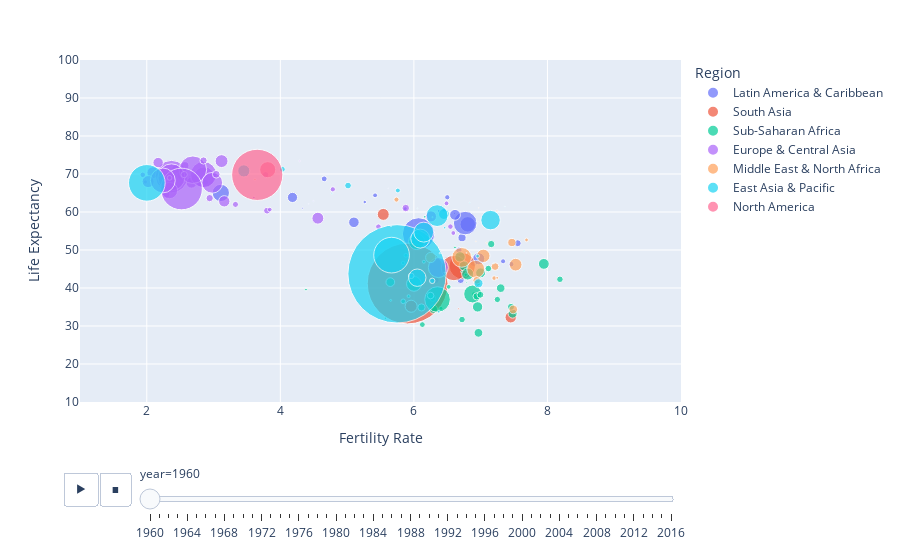

Notebook code cell kept with this figure:
### Code cell
fig.show()

### Figure 1 — Plotly figure (JSON) as saved in the notebook; plotly's stock layout.template omitted (floating-point values rounded to 4 significant figures)
{"data": [{"hovertemplate": "<b>%{hovertext}</b><br><br>Region=Latin America & Caribbean<br>year=1960<br>Fertility Rate=%{x}<br>Life Expectancy=%{y}<br>populations=%{marker.size}<extra></extra>", "hovertext": ["Aruba", "Argentina", "Antigua and Barbuda", "Bahamas, The", "Belize", "Bolivia", "Brazil", "Barbados", "Chile", "Colombia", "Costa Rica", "Cuba", "Dominican Republic", "Ecuador", "Grenada", "Guatemala", "Guyana", "Honduras", "Haiti", "Jamaica", "St. Lucia", "Mexico", "Nicaragua", "Panama", "Peru", "Puerto Rico", "Paraguay", "El Salvador", "Suriname", "Trinidad and Tobago", "Uruguay", "St. Vincent and the Grenadines", "Venezuela, RB", "Virgin Islands (U.S.)"], "ids": ["Aruba", "Argentina", "Antigua and Barbuda", "Bahamas, The", "Belize", "Bolivia", "Brazil", "Barbados", "Chile", "Colombia", "Costa Rica", "Cuba", "Dominican Republic", "Ecuador", "Grenada", "Guatemala", "Guyana", "Honduras", "Haiti", "Jamaica", "St. Lucia", "Mexico", "Nicaragua", "Panama", "Peru", "Puerto Rico", "Paraguay", "El Salvador", "Suriname", "Trinidad and Tobago", "Uruguay", "St. Vincent and the Grenadines", "Venezuela, RB", "Virgin Islands (U.S.)"], "legendgroup": "Latin America & Caribbean", "marker": {"color": "#636efa", "size": [54211, 20619075, 55339, 109528, 92064, 3693449, 72207554, 230939, 7716625, 16480383, 1333040, 7141135, 3294042, 4545550, 89869, 4210747, 571819, 2038637, 3866159, 1628252, 89897, 38174112, 1774699, 1132921, 10061515, 2358000, 1902875, 2762899, 289966, 848479, 2538651, 80949, 8146847, 32500], "sizemode": "area", "sizeref": 137900.0, "symbol": "circle"}, "mode": "markers", "name": "Latin America & Caribbean", "orientation": "v", "showlegend": true, "type": "scatter", "x": [4.82, 3.109, 4.425, 4.495, 6.5, 6.7, 6.07, 4.333, 5.102, 6.807, 6.451, 4.182, 7.555, 6.721, 6.743, 6.896, 6.372, 7.458, 6.324, 5.419, 6.967, 6.768, 7.336, 5.87, 6.971, 4.657, 6.5, 6.674, 6.608, 5.264, 2.88, 7.224, 6.616, 5.615], "xaxis": "x", "y": [65.66, 65.02, 62.12, 62.88, 59.98, 42.14, 54.24, 61.0, 57.28, 56.75, 60.56, 63.83, 51.79, 53.24, 60.07, 46.7, 60.26, 46.27, 42.11, 64.39, 57.33, 57.08, 47.03, 60.86, 47.69, 68.72, 63.88, 49.97, 59.66, 62.62, 67.78, 58.03, 59.25, 66.22], "yaxis": "y"}, {"hovertemplate": "<b>%{hovertext}</b><br><br>Region=South Asia<br>year=1960<br>Fertility Rate=%{x}<br>Life Expectancy=%{y}<br>populations=%{marker.size}<extra></extra>", "hovertext": ["Afghanistan", "Bangladesh", "Bhutan", "India", "Sri Lanka", "Maldives", "Nepal", "Pakistan"], "ids": ["Afghanistan", "Bangladesh", "Bhutan", "India", "Sri Lanka", "Maldives", "Nepal", "Pakistan"], "legendgroup": "South Asia", "marker": {"color": "#EF553B", "size": [8996351, 48199747, 223288, 449480608, 9874481, 89887, 10063011, 44908293], "sizemode": "area", "sizeref": 137900.0, "symbol": "circle"}, "mode": "markers", "name": "South Asia", "orientation": "v", "showlegend": true, "type": "scatter", "x": [7.45, 6.725, 6.67, 5.906, 5.541, 7.021, 5.959, 6.6], "xaxis": "x", "y": [32.29, 45.83, 34.53, 41.17, 59.37, 37.4, 35.2, 45.27], "yaxis": "y"}, {"hovertemplate": "<b>%{hovertext}</b><br><br>Region=Sub-Saharan Africa<br>year=1960<br>Fertility Rate=%{x}<br>Life Expectancy=%{y}<br>populations=%{marker.size}<extra></extra>", "hovertext": ["Angola", "Burundi", "Benin", "Burkina Faso", "Botswana", "Central African Republic", "Cameroon", "Congo, Dem. Rep.", "Congo, Rep.", "Comoros", "Cabo Verde", "Eritrea", "Ethiopia", "Gabon", "Ghana", "Guinea", "Gambia, The", "Guinea-Bissau", "Equatorial Guinea", "Kenya", "Liberia", "Lesotho", "Madagascar", "Mali", "Mozambique", "Mauritania", "Mauritius", "Malawi", "Namibia", "Niger", "Nigeria", "Rwanda", "Sudan", "Senegal", "Sierra Leone", "Somalia", "South Sudan", "Swaziland", "Chad", "Togo", "Tanzania", "Uganda", "South Africa", "Zambia", "Zimbabwe"], "ids": ["Angola", "Burundi", "Benin", "Burkina Faso", "Botswana", "Central African Republic", "Cameroon", "Congo, Dem. Rep.", "Congo, Rep.", "Comoros", "Cabo Verde", "Eritrea", "Ethiopia", "Gabon", "Ghana", "Guinea", "Gambia, The", "Guinea-Bissau", "Equatorial Guinea", "Kenya", "Liberia", "Lesotho", "Madagascar", "Mali", "Mozambique", "Mauritania", "Mauritius", "Malawi", "Namibia", "Niger", "Nigeria", "Rwanda", "Sudan", "Senegal", "Sierra Leone", "Somalia", "South Sudan", "Swaziland", "Chad", "Togo", "Tanzania", "Uganda", "South Africa", "Zambia", "Zimbabwe"], "legendgroup": "Sub-Saharan Africa", "marker": {"color": "#00cc96", "size": [5643182, 2786106, 2431622, 4829288, 524552, 1503508, 5176268, 15248251, 1037220, 191121, 202310, 1397491, 22151278, 499184, 6652287, 3577409, 367928, 616409, 255323, 8105440, 1120313, 851591, 5099373, 5263733, 7388695, 858168, 659351, 3618595, 602544, 3388764, 45137812, 2933428, 7544491, 3206749, 2297110, 2755947, 2955152, 349174, 3001593, 1580513, 10074507, 6788214, 17456855, 3044846, 3747369], "sizemode": "area", "sizeref": 137900.0, "symbol": "circle"}, "mode": "markers", "name": "Sub-Saharan Africa", "orientation": "v", "showlegend": true, "type": "scatter", "x": [7.478, 6.953, 6.282, 6.291, 6.615, 5.84, 5.647, 6.001, 5.88, 6.792, 6.885, 6.899, 6.88, 4.384, 6.749, 6.114, 5.573, 5.921, 5.653, 7.946, 6.406, 5.839, 7.3, 6.967, 6.954, 6.775, 6.167, 6.94, 6.149, 7.454, 6.354, 8.187, 6.691, 6.996, 6.127, 7.25, 6.721, 6.717, 6.25, 6.521, 6.806, 6.999, 6.041, 7.115, 7.158], "xaxis": "x", "y": [33.25, 41.28, 37.27, 34.43, 50.66, 36.49, 41.55, 41.1, 48.6, 41.45, 48.93, 38.42, 38.42, 39.59, 45.84, 34.89, 32.03, 37.85, 36.74, 46.35, 34.67, 46.6, 39.96, 28.2, 35.03, 43.49, 58.75, 37.8, 46.91, 35.05, 36.98, 42.29, 48.19, 38.22, 30.37, 36.98, 31.7, 44.28, 38.02, 40.3, 43.69, 43.99, 52.22, 45.12, 51.56], "yaxis": "y"}, {"hovertemplate": "<b>%{hovertext}</b><br><br>Region=Europe & Central Asia<br>year=1960<br>Fertility Rate=%{x}<br>Life Expectancy=%{y}<br>populations=%{marker.size}<extra></extra>", "hovertext": ["Albania", "Armenia", "Austria", "Azerbaijan", "Belgium", "Bulgaria", "Bosnia and Herzegovina", "Belarus", "Switzerland", "Channel Islands", "Cyprus", "Czech Republic", "Germany", "Denmark", "Spain", "Estonia", "Finland", "France", "United Kingdom", "Georgia", "Greece", "Croatia", "Hungary", "Ireland", "Iceland", "Italy", "Kazakhstan", "Kyrgyz Republic", "Lithuania", "Luxembourg", "Latvia", "Moldova", "Macedonia, FYR", "Montenegro", "Netherlands", "Norway", "Poland", "Portugal", "Romania", "Russian Federation", "Slovak Republic", "Slovenia", "Sweden", "Tajikistan", "Turkmenistan", "Turkey", "Ukraine", "Uzbekistan"], "ids": ["Albania", "Armenia", "Austria", "Azerbaijan", "Belgium", "Bulgaria", "Bosnia and Herzegovina", "Belarus", "Switzerland", "Channel Islands", "Cyprus", "Czech Republic", "Germany", "Denmark", "Spain", "Estonia", "Finland", "France", "United Kingdom", "Georgia", "Greece", "Croatia", "Hungary", "Ireland", "Iceland", "Italy", "Kazakhstan", "Kyrgyz Republic", "Lithuania", "Luxembourg", "Latvia", "Moldova", "Macedonia, FYR", "Montenegro", "Netherlands", "Norway", "Poland", "Portugal", "Romania", "Russian Federation", "Slovak Republic", "Slovenia", "Sweden", "Tajikistan", "Turkmenistan", "Turkey", "Ukraine", "Uzbekistan"], "legendgroup": "Europe & Central Asia", "marker": {"color": "#ab63fa", "size": [1608800, 1874120, 7047539, 3895396, 9153489, 7867374, 3225668, 8198000, 5327827, 109420, 572930, 9602006, 72814900, 4579603, 30455000, 1211537, 4429634, 46814237, 52400000, 3645600, 8331725, 4140000, 9983967, 2828600, 175574, 50199700, 9714260, 2172300, 2778550, 313970, 2120979, 2544000, 1488667, 480579, 11486631, 3581239, 29637450, 8857716, 18406905, 119897000, 4068095, 1584720, 7484656, 2087038, 1603258, 27472331, 42662149, 8549493], "sizemode": "area", "sizeref": 137900.0, "symbol": "circle"}, "mode": "markers", "name": "Europe & Central Asia", "orientation": "v", "showlegend": true, "type": "scatter", "x": [6.489, 4.786, 2.69, 5.878, 2.54, 2.31, 3.801, 2.67, 2.44, 2.421, 3.5, 2.09, 2.37, 2.57, 2.86, 1.98, 2.72, 2.85, 2.69, 2.942, 2.23, 2.288, 2.02, 3.78, 4.29, 2.37, 4.562, 5.469, 2.56, 2.29, 1.94, 3.328, 3.842, 3.603, 3.12, 2.85, 2.98, 3.16, 2.34, 2.52, 3.04, 2.341, 2.17, 6.547, 6.59, 6.366, 2.24, 6.255], "xaxis": "x", "y": [62.28, 65.97, 68.59, 61.03, 69.7, 69.25, 60.35, 67.71, 71.31, 70.74, 69.62, 70.35, 69.31, 72.18, 69.11, 67.9, 68.82, 69.87, 71.13, 63.65, 68.16, 64.61, 68.0, 69.8, 73.42, 69.12, 58.37, 56.13, 69.85, 68.45, 69.79, 61.99, 60.63, 63.82, 73.39, 73.55, 67.68, 62.81, 65.64, 66.06, 69.92, 68.98, 73.01, 56.15, 54.47, 45.37, 68.3, 58.84], "yaxis": "y"}, {"hovertemplate": "<b>%{hovertext}</b><br><br>Region=Middle East & North Africa<br>year=1960<br>Fertility Rate=%{x}<br>Life Expectancy=%{y}<br>populations=%{marker.size}<extra></extra>", "hovertext": ["United Arab Emirates", "Bahrain", "Djibouti", "Algeria", "Egypt, Arab Rep.", "Iran, Islamic Rep.", "Iraq", "Jordan", "Kuwait", "Lebanon", "Libya", "Morocco", "Malta", "Oman", "Qatar", "Saudi Arabia", "Syrian Arab Republic", "Tunisia", "Yemen, Rep."], "ids": ["United Arab Emirates", "Bahrain", "Djibouti", "Algeria", "Egypt, Arab Rep.", "Iran, Islamic Rep.", "Iraq", "Jordan", "Kuwait", "Lebanon", "Libya", "Morocco", "Malta", "Oman", "Qatar", "Saudi Arabia", "Syrian Arab Republic", "Tunisia", "Yemen, Rep."], "legendgroup": "Middle East & North Africa", "marker": {"color": "#FFA15A", "size": [92634, 162427, 83636, 11124888, 26996533, 21906903, 7289761, 932257, 269618, 1804926, 1448417, 12328532, 326550, 551740, 47384, 4086539, 4573512, 4176266, 5172135], "sizemode": "area", "sizeref": 137900.0, "symbol": "circle"}, "mode": "markers", "name": "Middle East & North Africa", "orientation": "v", "showlegend": true, "type": "scatter", "x": [6.929, 7.087, 6.461, 7.524, 6.716, 6.927, 6.252, 7.687, 7.244, 5.739, 7.202, 7.04, 3.62, 7.247, 6.971, 7.216, 7.467, 6.942, 7.488], "xaxis": "x", "y": [52.27, 51.87, 44.04, 46.14, 48.06, 44.95, 48.02, 52.65, 60.28, 63.27, 42.61, 48.46, 68.6, 42.67, 61.09, 45.64, 51.97, 42.02, 34.36], "yaxis": "y"}, {"hovertemplate": "<b>%{hovertext}</b><br><br>Region=East Asia & Pacific<br>year=1960<br>Fertility Rate=%{x}<br>Life Expectancy=%{y}<br>populations=%{marker.size}<extra></extra>", "hovertext": ["Australia", "Brunei Darussalam", "China", "Fiji", "Micronesia, Fed. Sts.", "Guam", "Hong Kong SAR, China", "Indonesia", "Japan", "Cambodia", "Kiribati", "Korea, Rep.", "Lao PDR", "Macao SAR, China", "Myanmar", "Mongolia", "Malaysia", "New Caledonia", "New Zealand", "Philippines", "Papua New Guinea", "French Polynesia", "Singapore", "Solomon Islands", "Thailand", "Timor-Leste", "Tonga", "Vietnam", "Vanuatu", "Samoa"], "ids": ["Australia", "Brunei Darussalam", "China", "Fiji", "Micronesia, Fed. Sts.", "Guam", "Hong Kong SAR, China", "Indonesia", "Japan", "Cambodia", "Kiribati", "Korea, Rep.", "Lao PDR", "Macao SAR, China", "Myanmar", "Mongolia", "Malaysia", "New Caledonia", "New Zealand", "Philippines", "Papua New Guinea", "French Polynesia", "Singapore", "Solomon Islands", "Thailand", "Timor-Leste", "Tonga", "Vietnam", "Vanuatu", "Samoa"], "legendgroup": "East Asia & Pacific", "marker": {"color": "#19d3f3", "size": [10276477, 81745, 667070000, 393386, 44537, 66742, 3075605, 87792515, 92500572, 5722370, 41233, 25012374, 2120896, 167796, 20986123, 955505, 8157106, 79000, 2371800, 26273025, 2010677, 78076, 1646400, 117866, 27397175, 499950, 61601, 32670629, 63699, 108646], "sizemode": "area", "sizeref": 137900.0, "symbol": "circle"}, "mode": "markers", "name": "East Asia & Pacific", "orientation": "v", "showlegend": true, "type": "scatter", "x": [3.453, 6.836, 5.748, 6.461, 6.934, 6.052, 5.014, 5.666, 2.001, 6.967, 6.788, 6.095, 5.961, 4.772, 6.051, 6.953, 6.45, 6.278, 4.03, 7.148, 6.275, 5.658, 5.76, 6.388, 6.147, 6.373, 7.363, 6.348, 7.197, 7.651], "xaxis": "x", "y": [70.82, 62.47, 43.73, 55.86, 57.58, 60.97, 66.96, 48.65, 67.67, 41.24, 49.24, 53.0, 43.2, 64.83, 42.71, 48.39, 59.47, 58.64, 71.24, 57.87, 41.89, 56.28, 65.66, 49.17, 54.7, 33.73, 61.4, 59.04, 46.44, 49.75], "yaxis": "y"}, {"hovertemplate": "<b>%{hovertext}</b><br><br>Region=North America<br>year=1960<br>Fertility Rate=%{x}<br>Life Expectancy=%{y}<br>populations=%{marker.size}<extra></extra>", "hovertext": ["Canada", "United States"], "ids": ["Canada", "United States"], "legendgroup": "North America", "marker": {"color": "#FF6692", "size": [17909009, 180671000], "sizemode": "area", "sizeref": 137900.0, "symbol": "circle"}, "mode": "markers", "name": "North America", "orientation": "v", "showlegend": true, "type": "scatter", "x": [3.811, 3.654], "xaxis": "x", "y": [71.13, 69.77], "yaxis": "y"}], "layout": {"legend": {"itemsizing": "constant", "title": {"text": "Region"}, "tracegroupgap": 0}, "margin": {"t": 60}, "sliders": [{"active": 0, "currentvalue": {"prefix": "year="}, "len": 0.9, "pad": {"b": 10, "t": 60}, "steps": [{"args": [["1960"], {"frame": {"duration": 0, "redraw": false}, "fromcurrent": true, "mode": "immediate", "transition": {"duration": 0, "easing": "linear"}}], "label": "1960", "method": "animate"}, {"args": [["1961"], {"frame": {"duration": 0, "redraw": false}, "fromcurrent": true, "mode": "immediate", "transition": {"duration": 0, "easing": "linear"}}], "label": "1961", "method": "animate"}, {"args": [["1962"], {"frame": {"duration": 0, "redraw": false}, "fromcurrent": true, "mode": "immediate", "transition": {"duration": 0, "easing": "linear"}}], "label": "1962", "method": "animate"}, {"args": [["1963"], {"frame": {"duration": 0, "redraw": false}, "fromcurrent": true, "mode": "immediate", "transition": {"duration": 0, "easing": "linear"}}], "label": "1963", "method": "animate"}, {"args": [["1964"], {"frame": {"duration": 0, "redraw": false}, "fromcurrent": true, "mode": "immediate", "transition": {"duration": 0, "easing": "linear"}}], "label": "1964", "method": "animate"}, {"args": [["1965"], {"frame": {"duration": 0, "redraw": false}, "fromcurrent": true, "mode": "immediate", "transition": {"duration": 0, "easing": "linear"}}], "label": "1965", "method": "animate"}, {"args": [["1966"], {"frame": {"duration": 0, "redraw": false}, "fromcurrent": true, "mode": "immediate", "transition": {"duration": 0, "easing": "linear"}}], "label": "1966", "method": "animate"}, {"args": [["1967"], {"frame": {"duration": 0, "redraw": false}, "fromcurrent": true, "mode": "immediate", "transition": {"duration": 0, "easing": "linear"}}], "label": "1967", "method": "animate"}, {"args": [["1968"], {"frame": {"duration": 0, "redraw": false}, "fromcurrent": true, "mode": "immediate", "transition": {"duration": 0, "easing": "linear"}}], "label": "1968", "method": "animate"}, {"args": [["1969"], {"frame": {"duration": 0, "redraw": false}, "fromcurrent": true, "mode": "immediate", "transition": {"duration": 0, "easing": "linear"}}], "label": "1969", "method": "animate"}, {"args": [["1970"], {"frame": {"duration": 0, "redraw": false}, "fromcurrent": true, "mode": "immediate", "transition": {"duration": 0, "easing": "linear"}}], "label": "1970", "method": "animate"}, {"args": [["1971"], {"frame": {"duration": 0, "redraw": false}, "fromcurrent": true, "mode": "immediate", "transition": {"duration": 0, "easing": "linear"}}], "label": "1971", "method": "animate"}, {"args": [["1972"], {"frame": {"duration": 0, "redraw": false}, "fromcurrent": true, "mode": "immediate", "transition": {"duration": 0, "easing": "linear"}}], "label": "1972", "method": "animate"}, {"args": [["1973"], {"frame": {"duration": 0, "redraw": false}, "fromcurrent": true, "mode": "immediate", "transition": {"duration": 0, "easing": "linear"}}], "label": "1973", "method": "animate"}, {"args": [["1974"], {"frame": {"duration": 0, "redraw": false}, "fromcurrent": true, "mode": "immediate", "transition": {"duration": 0, "easing": "linear"}}], "label": "1974", "method": "animate"}, {"args": [["1975"], {"frame": {"duration": 0, "redraw": false}, "fromcurrent": true, "mode": "immediate", "transition": {"duration": 0, "easing": "linear"}}], "label": "1975", "method": "animate"}, {"args": [["1976"], {"frame": {"duration": 0, "redraw": false}, "fromcurrent": true, "mode": "immediate", "transition": {"duration": 0, "easing": "linear"}}], "label": "1976", "method": "animate"}, {"args": [["1977"], {"frame": {"duration": 0, "redraw": false}, "fromcurrent": true, "mode": "immediate", "transition": {"duration": 0, "easing": "linear"}}], "label": "1977", "method": "animate"}, {"args": [["1978"], {"frame": {"duration": 0, "redraw": false}, "fromcurrent": true, "mode": "immediate", "transition": {"duration": 0, "easing": "linear"}}], "label": "1978", "method": "animate"}, {"args": [["1979"], {"frame": {"duration": 0, "redraw": false}, "fromcurrent": true, "mode": "immediate", "transition": {"duration": 0, "easing": "linear"}}], "label": "1979", "method": "animate"}, {"args": [["1980"], {"frame": {"duration": 0, "redraw": false}, "fromcurrent": true, "mode": "immediate", "transition": {"duration": 0, "easing": "linear"}}], "label": "1980", "method": "animate"}, {"args": [["1981"], {"frame": {"duration": 0, "redraw": false}, "fromcurrent": true, "mode": "immediate", "transition": {"duration": 0, "easing": "linear"}}], "label": "1981", "method": "animate"}, {"args": [["1982"], {"frame": {"duration": 0, "redraw": false}, "fromcurrent": true, "mode": "immediate", "transition": {"duration": 0, "easing": "linear"}}], "label": "1982", "method": "animate"}, {"args": [["1983"], {"frame": {"duration": 0, "redraw": false}, "fromcurrent": true, "mode": "immediate", "transition": {"duration": 0, "easing": "linear"}}], "label": "1983", "method": "animate"}, {"args": [["1984"], {"frame": {"duration": 0, "redraw": false}, "fromcurrent": true, "mode": "immediate", "transition": {"duration": 0, "easing": "linear"}}], "label": "1984", "method": "animate"}, {"args": [["1985"], {"frame": {"duration": 0, "redraw": false}, "fromcurrent": true, "mode": "immediate", "transition": {"duration": 0, "easing": "linear"}}], "label": "1985", "method": "animate"}, {"args": [["1986"], {"frame": {"duration": 0, "redraw": false}, "fromcurrent": true, "mode": "immediate", "transition": {"duration": 0, "easing": "linear"}}], "label": "1986", "method": "animate"}, {"args": [["1987"], {"frame": {"duration": 0, "redraw": false}, "fromcurrent": true, "mode": "immediate", "transition": {"duration": 0, "easing": "linear"}}], "label": "1987", "method": "animate"}, {"args": [["1988"], {"frame": {"duration": 0, "redraw": false}, "fromcurrent": true, "mode": "immediate", "transition": {"duration": 0, "easing": "linear"}}], "label": "1988", "method": "animate"}, {"args": [["1989"], {"frame": {"duration": 0, "redraw": false}, "fromcurrent": true, "mode": "immediate", "transition": {"duration": 0, "easing": "linear"}}], "label": "1989", "method": "animate"}, {"args": [["1990"], {"frame": {"duration": 0, "redraw": false}, "fromcurrent": true, "mode": "immediate", "transition": {"duration": 0, "easing": "linear"}}], "label": "1990", "method": "animate"}, {"args": [["1991"], {"frame": {"duration": 0, "redraw": false}, "fromcurrent": true, "mode": "immediate", "transition": {"duration": 0, "easing": "linear"}}], "label": "1991", "method": "animate"}, {"args": [["1992"], {"frame": {"duration": 0, "redraw": false}, "fromcurrent": true, "mode": "immediate", "transition": {"duration": 0, "easing": "linear"}}], "label": "1992", "method": "animate"}, {"args": [["1993"], {"frame": {"duration": 0, "redraw": false}, "fromcurrent": true, "mode": "immediate", "transition": {"duration": 0, "easing": "linear"}}], "label": "1993", "method": "animate"}, {"args": [["1994"], {"frame": {"duration": 0, "redraw": false}, "fromcurrent": true, "mode": "immediate", "transition": {"duration": 0, "easing": "linear"}}], "label": "1994", "method": "animate"}, {"args": [["1995"], {"frame": {"duration": 0, "redraw": false}, "fromcurrent": true, "mode": "immediate", "transition": {"duration": 0, "easing": "linear"}}], "label": "1995", "method": "animate"}, {"args": [["1996"], {"frame": {"duration": 0, "redraw": false}, "fromcurrent": true, "mode": "immediate", "transition": {"duration": 0, "easing": "linear"}}], "label": "1996", "method": "animate"}, {"args": [["1997"], {"frame": {"duration": 0, "redraw": false}, "fromcurrent": true, "mode": "immediate", "transition": {"duration": 0, "easing": "linear"}}], "label": "1997", "method": "animate"}, {"args": [["1998"], {"frame": {"duration": 0, "redraw": false}, "fromcurrent": true, "mode": "immediate", "transition": {"duration": 0, "easing": "linear"}}], "label": "1998", "method": "animate"}, {"args": [["1999"], {"frame": {"duration": 0, "redraw": false}, "fromcurrent": true, "mode": "immediate", "transition": {"duration": 0, "easing": "linear"}}], "label": "1999", "method": "animate"}, {"args": [["2000"], {"frame": {"duration": 0, "redraw": false}, "fromcurrent": true, "mode": "immediate", "transition": {"duration": 0, "easing": "linear"}}], "label": "2000", "method": "animate"}, {"args": [["2001"], {"frame": {"duration": 0, "redraw": false}, "fromcurrent": true, "mode": "immediate", "transition": {"duration": 0, "easing": "linear"}}], "label": "2001", "method": "animate"}, {"args": [["2002"], {"frame": {"duration": 0, "redraw": false}, "fromcurrent": true, "mode": "immediate", "transition": {"duration": 0, "easing": "linear"}}], "label": "2002", "method": "animate"}, {"args": [["2003"], {"frame": {"duration": 0, "redraw": false}, "fromcurrent": true, "mode": "immediate", "transition": {"duration": 0, "easing": "linear"}}], "label": "2003", "method": "animate"}, {"args": [["2004"], {"frame": {"duration": 0, "redraw": false}, "fromcurrent": true, "mode": "immediate", "transition": {"duration": 0, "easing": "linear"}}], "label": "2004", "method": "animate"}, {"args": [["2005"], {"frame": {"duration": 0, "redraw": false}, "fromcurrent": true, "mode": "immediate", "transition": {"duration": 0, "easing": "linear"}}], "label": "2005", "method": "animate"}, {"args": [["2006"], {"frame": {"duration": 0, "redraw": false}, "fromcurrent": true, "mode": "immediate", "transition": {"duration": 0, "easing": "linear"}}], "label": "2006", "method": "animate"}, {"args": [["2007"], {"frame": {"duration": 0, "redraw": false}, "fromcurrent": true, "mode": "immediate", "transition": {"duration": 0, "easing": "linear"}}], "label": "2007", "method": "animate"}, {"args": [["2008"], {"frame": {"duration": 0, "redraw": false}, "fromcurrent": true, "mode": "immediate", "transition": {"duration": 0, "easing": "linear"}}], "label": "2008", "method": "animate"}, {"args": [["2009"], {"frame": {"duration": 0, "redraw": false}, "fromcurrent": true, "mode": "immediate", "transition": {"duration": 0, "easing": "linear"}}], "label": "2009", "method": "animate"}, {"args": [["2010"], {"frame": {"duration": 0, "redraw": false}, "fromcurrent": true, "mode": "immediate", "transition": {"duration": 0, "easing": "linear"}}], "label": "2010", "method": "animate"}, {"args": [["2011"], {"frame": {"duration": 0, "redraw": false}, "fromcurrent": true, "mode": "immediate", "transition": {"duration": 0, "easing": "linear"}}], "label": "2011", "method": "animate"}, {"args": [["2012"], {"frame": {"duration": 0, "redraw": false}, "fromcurrent": true, "mode": "immediate", "transition": {"duration": 0, "easing": "linear"}}], "label": "2012", "method": "animate"}, {"args": [["2013"], {"frame": {"duration": 0, "redraw": false}, "fromcurrent": true, "mode": "immediate", "transition": {"duration": 0, "easing": "linear"}}], "label": "2013", "method": "animate"}, {"args": [["2014"], {"frame": {"duration": 0, "redraw": false}, "fromcurrent": true, "mode": "immediate", "transition": {"duration": 0, "easing": "linear"}}], "label": "2014", "method": "animate"}, {"args": [["2015"], {"frame": {"duration": 0, "redraw": false}, "fromcurrent": true, "mode": "immediate", "transition": {"duration": 0, "easing": "linear"}}], "label": "2015", "method": "animate"}, {"args": [["2016"], {"frame": {"duration": 0, "redraw": false}, "fromcurrent": true, "mode": "immediate", "transition": {"duration": 0, "easing": "linear"}}], "label": "2016", "method": "animate"}], "x": 0.1, "xanchor": "left", "y": 0, "yanchor": "top"}], "updatemenus": [{"buttons": [{"args": [null, {"frame": {"duration": 500, "redraw": false}, "fromcurrent": true, "mode": "immediate", "transition": {"duration": 500, "easing": "linear"}}], "label": "&#9654;", "method": "animate"}, {"args": [[null], {"frame": {"duration": 0, "redraw": false}, "fromcurrent": true, "mode": "immediate", "transition": {"duration": 0, "easing": "linear"}}], "label": "&#9724;", "method": "animate"}], "direction": "left", "pad": {"r": 10, "t": 70}, "showactive": false, "type": "buttons", "x": 0.1, "xanchor": "right", "y": 0, "yanchor": "top"}], "xaxis": {"anchor": "y", "domain": [0, 1], "range": [1, 10], "title": {"text": "Fertility Rate"}}, "yaxis": {"anchor": "x", "domain": [0, 1], "range": [10, 100], "title": {"text": "Life Expectancy"}}}}
